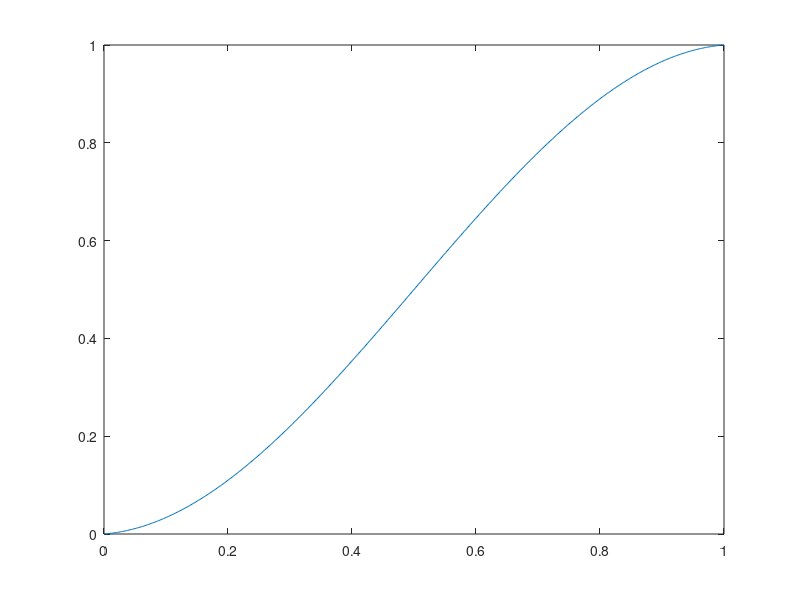

Source code (MATLAB):
clear
clc
close all

y0 = 0;
y1 = 1;

k = 1.3;
dy = (y1-y0);
a = 0.1;
y = linspace(y0, y1, 500);

f = tanh(k*((y+a*dy)-y0)/dy) + tanh(k*(y1-(y-a*dy))/dy) - 1;


alpha0 = k/dy;
alpha1 = -k/dy;
beta0  =  alpha0*(a*dy-y0);
beta1  =  alpha0*(y1+a*dy);
    
fi = log(abs(cosh(alpha0*y +beta0)))/alpha0 + log(abs(cosh(alpha1*y +beta1)))/alpha1 - y;
f0 = log(abs(cosh(alpha0*y0+beta0)))/alpha0 + log(abs(cosh(alpha1*y0+beta1)))/alpha1 - y0;
f1 = log(abs(cosh(alpha0*y1+beta0)))/alpha0 + log(abs(cosh(alpha1*y1+beta1)))/alpha1 - y1;
    
plot(y, y0 + dy*(fi-f0)/(f1-f0))

yy = 0;
ff0 = y0 + dy*((log(abs(cosh(alpha0*yy+beta0)))/alpha0 + log(abs(cosh(alpha1*yy+beta1)))/alpha1 - yy)-f0)/(f1-f0);
yy = 0.25;
ff1 = y0 + dy*((log(abs(cosh(alpha0*yy+beta0)))/alpha0 + log(abs(cosh(alpha1*yy+beta1)))/alpha1 - yy)-f0)/(f1-f0);
yy = 0.5;
ff2 = y0 + dy*((log(abs(cosh(alpha0*yy+beta0)))/alpha0 + log(abs(cosh(alpha1*yy+beta1)))/alpha1 - yy)-f0)/(f1-f0);
yy = 0.75;
ff3 = y0 + dy*((log(abs(cosh(alpha0*yy+beta0)))/alpha0 + log(abs(cosh(alpha1*yy+beta1)))/alpha1 - yy)-f0)/(f1-f0);
yy = 1;
ff4 = y0 + dy*((log(abs(cosh(alpha0*yy+beta0)))/alpha0 + log(abs(cosh(alpha1*yy+beta1)))/alpha1 - yy)-f0)/(f1-f0);
[ff0 ff1 ff2 ff3 ff4]